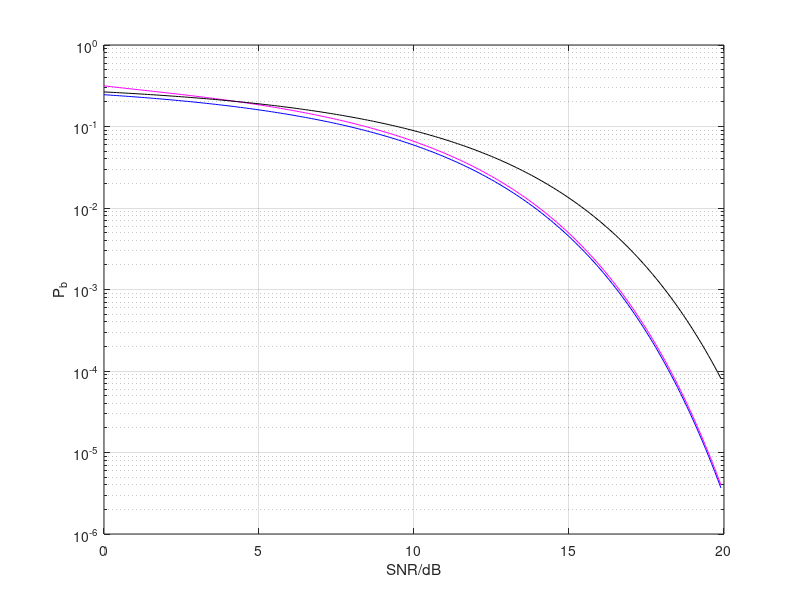

This chart was generated by the following MATLAB code:
%biterror.m
close all, clear
Fs=16/896e-9;
Rb=62.5e6;
SNRdb = 0:0.1:20-0.1;
SNR=10.^(SNRdb/10);

%pb=3/2*erfc(sqrt(SNR*2*Fs/5/Rb));
%pb2=3/8*erfc(sqrt(SNR*2/5*Fs/Rb));
pb1=3/8*erfc(sqrt(SNR/10));
pb2=3/8*erfc(sqrt((SNR-0.8 ) /10));
pb3=3/8*erfc(sqrt((SNR*0.7)/10));
semilogy(SNRdb,pb1,'b',SNRdb,pb2,'m',SNRdb,pb3,'k'),grid
%semilogy(SNRdb,pb3),grid
xlabel('SNR/dB')
ylabel('P_b')
%OFDM,SNR18,no_chan 
%theo 2e-4

%OFDM,SNR18,chan/equ